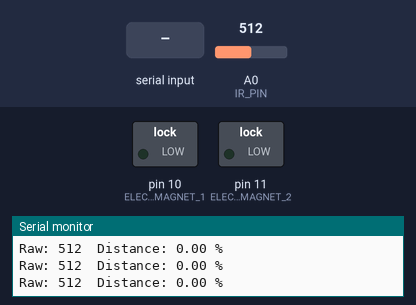
Simulated run of this sketch. Board: Arduino Uno, built with avr-gcc and run on an emulated ATmega328P. On the bench: switched loads named in the sketch (green lamp = pin HIGH), the last lines printed to the serial monitor. Inputs (shaded band) come from the test bench; at power-on: A0 (IR_PIN) = 512.

Above: at 1.2 s.
1.3 s: "1\n" received over Serial
At 2.4 s:
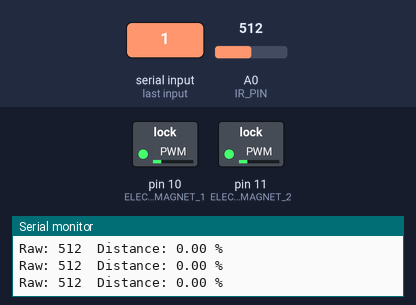
2.8 s: "2\n" received over Serial
At 3.6 s:
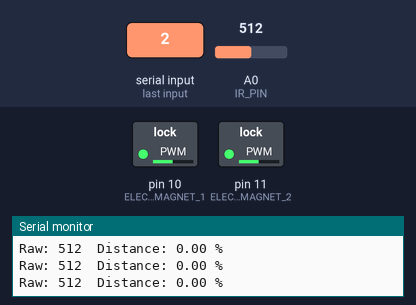
4.3 s: byte 48 ('0') received over Serial
At 4.7 s:
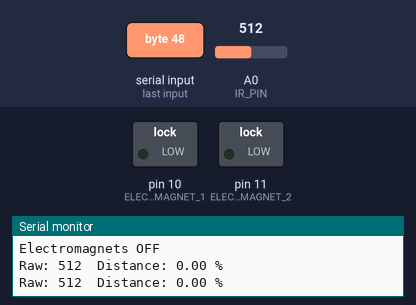
Timing chart, 0 to 7.3 s (numbered marks = the images above; inputs shaded):
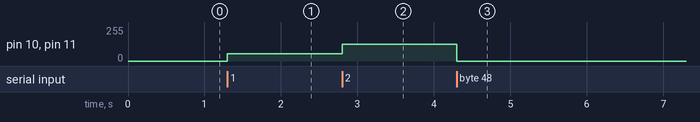

Measured:
- after the input at 1.3 s, pin 10 (ELECTROMAGNET_1), pin 11 (ELECTROMAGNET_2): 0/255 → 53/255 at once
- after the input at 2.8 s, pin 10 (ELECTROMAGNET_1), pin 11 (ELECTROMAGNET_2): 53/255 → 125/255 at once
- after the input at 4.3 s, pin 10 (ELECTROMAGNET_1), pin 11 (ELECTROMAGNET_2): 125/255 → 0/255 at once

The sketch:

workingfile-magcue.ino
```cpp
// ---- CONFIG ----
#define IR_PIN A0                // IR distance sensor pin
#define ELECTROMAGNET_1 10       // PWM
#define ELECTROMAGNET_2 11       // PWM
const bool PLOTTER_MODE = false; // true: numeric-only output for Serial Plotter; false: human-readable Serial Monitor

// ---- Electromagnet strength levels ----
int strengthLevels[5] = {53, 125, 197, 228, 255};

// ---- Sampling ----
// const unsigned long SAMPLE_INTERVAL_MS = 100; // sensor sample interval
const unsigned long SAMPLE_INTERVAL_MS = 200; // sensor sample interval
unsigned long lastSampleMs = 0;

// ---- Magnet safety timer ----
const unsigned long MAX_ON_TIME_MS = 20000; // 20 seconds
bool magnetOn = false;
unsigned long magnetStartMs = 0;

// ---- Distance threshold ----
const float MIN_DISTANCE = 6.20;
const float MAX_DISTANCE = 7.20;

void setup()
{
  pinMode(IR_PIN, INPUT);
  pinMode(ELECTROMAGNET_1, OUTPUT);
  pinMode(ELECTROMAGNET_2, OUTPUT);

  Serial.begin(9600);
  if (!PLOTTER_MODE)
  {
    Serial.println("Type 1-5 to set electromagnet strength, or 0 to turn OFF.");
    Serial.println("Sensor streaming is active.");
  }
}

void loop()
{
  unsigned long now = millis();

  // 1) SENSOR: periodic read + print
  if (now - lastSampleMs >= SAMPLE_INTERVAL_MS)
  {
    lastSampleMs = now;

    int raw = analogRead(IR_PIN); // 0..1023
    float distance = calculate_distance(raw);

    if (PLOTTER_MODE)
    {
      Serial.print(raw);
      Serial.print(' ');
      Serial.println(distance, 2);
    }
    else
    {
      Serial.print("Raw: ");
      Serial.print(raw);
      Serial.print("  Distance: ");
      Serial.print(distance, 2);
      Serial.println(" %");
    }
  }

  // 2) CONTROL: read keyboard input
  if (Serial.available() > 0)
  {
    char c = Serial.read();

    if (c >= '1' && c <= '5')
    {
      int idx = c - '1';
      int pwm = strengthLevels[idx];
      analogWrite(ELECTROMAGNET_1, pwm);
      analogWrite(ELECTROMAGNET_2, pwm);
      magnetOn = true;
      magnetStartMs = now;
      if (!PLOTTER_MODE)
      {
        Serial.print("Strength level ");
        Serial.print(c);
        Serial.print(" -> PWM ");
        Serial.println(pwm);
      }
    }
    else if (c == '0')
    {
      turnOffMagnet();
      if (!PLOTTER_MODE)
      {
        Serial.println("Electromagnets OFF");
      }
    }
    else if (c == '\r' || c == '\n')
    {
      // ignore line endings
    }
    else
    {
      if (!PLOTTER_MODE)
      {
        Serial.println("Use keys 1-5 to set strength, 0 to turn OFF.");
      }
    }
  }

  // 3) Auto-off safety timer
  if (magnetOn && (now - magnetStartMs >= MAX_ON_TIME_MS))
  {
    turnOffMagnet();
    if (!PLOTTER_MODE)
    {
      Serial.println("Electromagnets auto-OFF (20s limit).");
    }
  }
}

// Helper: turn off both magnets
void turnOffMagnet()
{
  analogWrite(ELECTROMAGNET_1, 0);
  analogWrite(ELECTROMAGNET_2, 0);
  magnetOn = false;
}

// Distance conversion (example; adjust for your sensor with calibration)
float calculate_distance(int rawValue)
{
  if (rawValue <= 12)
    return 0; // invalid reading

  float distance = 2076.0f / (rawValue - 11.0f);

  // Convert to relative percentage
  float relative_distance;

  if (distance < MIN_DISTANCE)
    distance = MIN_DISTANCE;
  if (distance > MAX_DISTANCE)
    distance = MAX_DISTANCE;

  relative_distance = distance - MIN_DISTANCE;
  float max_relative_distance = MAX_DISTANCE - MIN_DISTANCE;

  float percent_distance = (relative_distance / max_relative_distance) * 100.0;

  if (percent_distance > 100.0)
    percent_distance = 100.0;
  return percent_distance;
}
```
